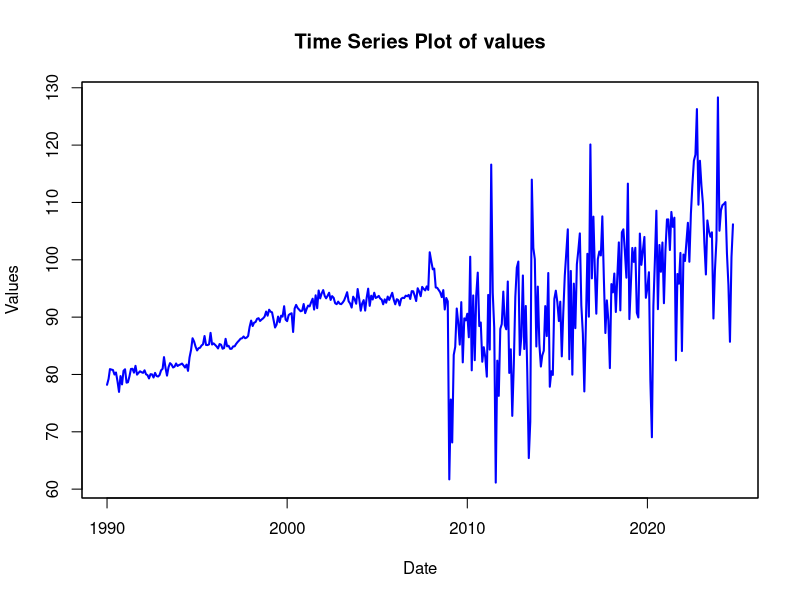
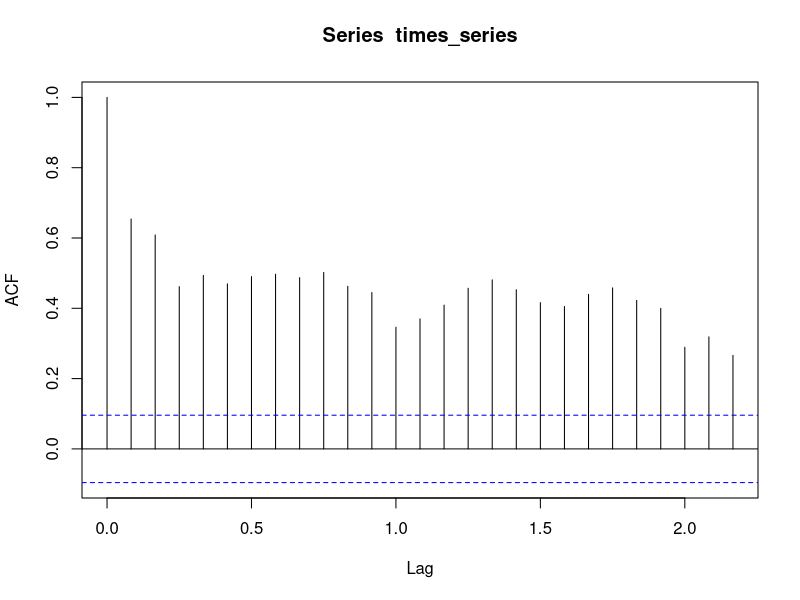
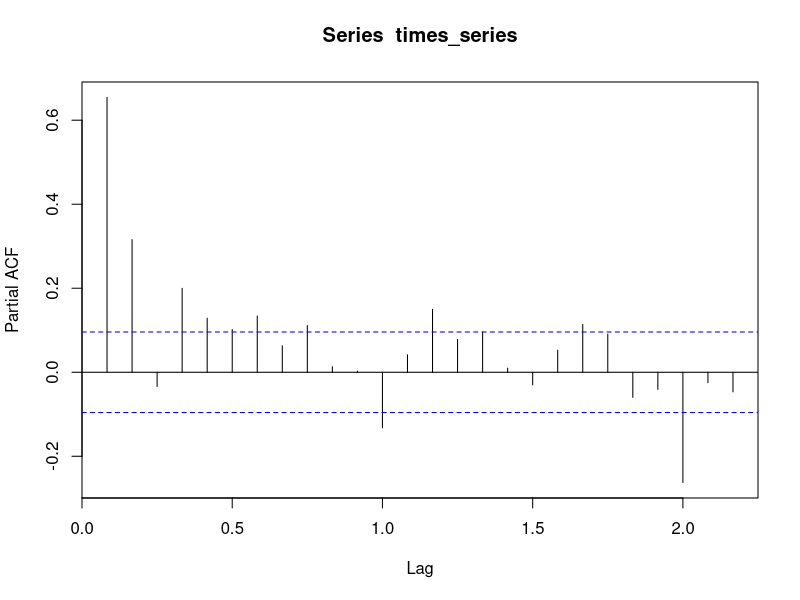
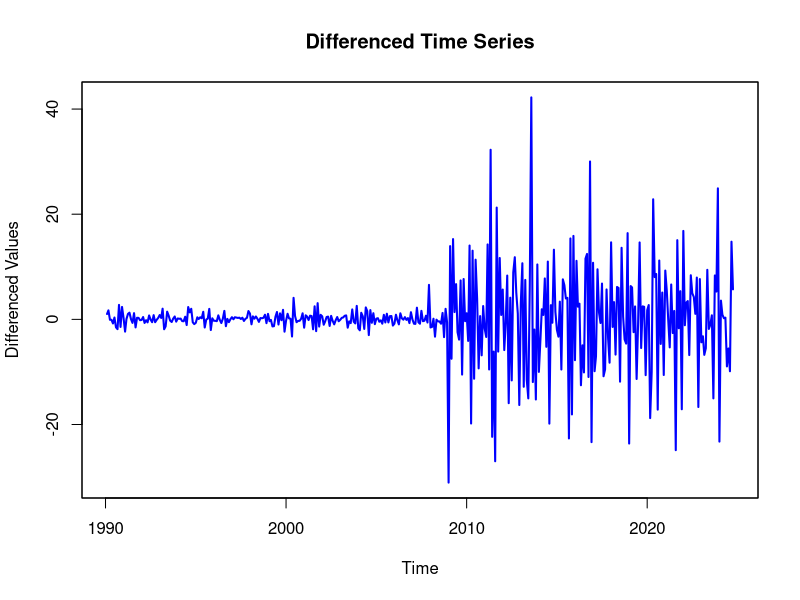
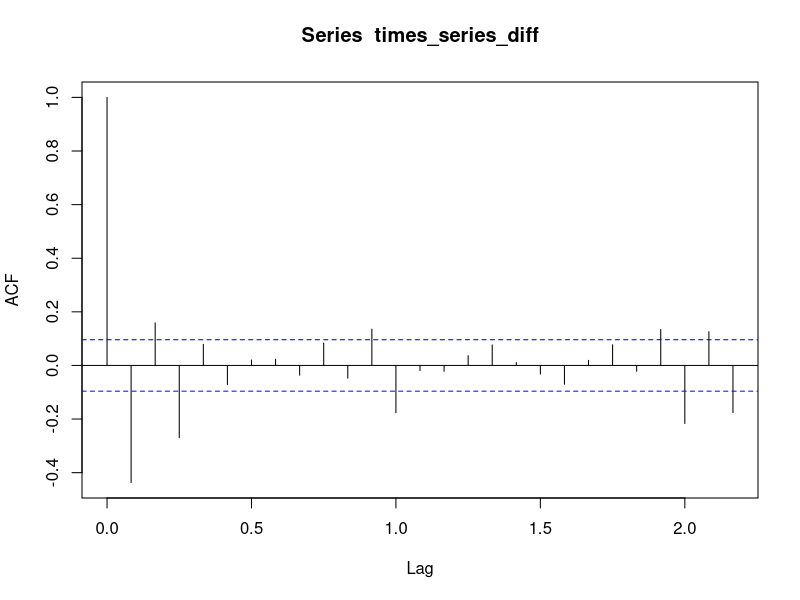
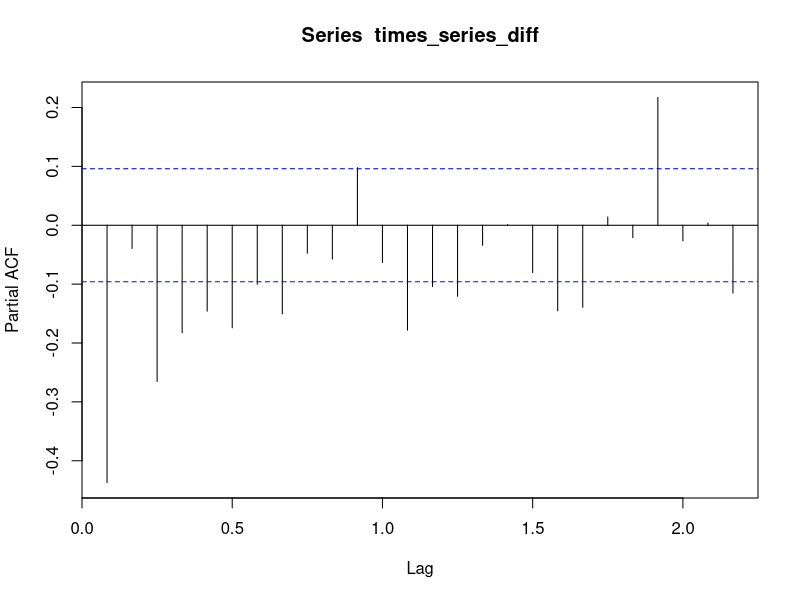

Recreate these plots in R, in order.
## ---- chunk 1
library(zoo)
library(tseries)
library(urca)

## ---- chunk 2
df <- read.csv("valeurs_mensuelles.csv", sep = ";", skip=7)
df <- df[, 1:2]
colnames(df) <- c("DATE", "VALUES")
## ---- chunk 3
df$DATE <- as.Date(paste(df$DATE, "-01", sep=""), format="%Y-%m-%d")
time_series_zoo <- zoo(df$VALUES, order.by = df$DATE)
head(time_series_zoo)
## ---- chunk 4
plot(time_series_zoo, type = "l", col = "blue", lwd = 2, 
     xlab = "Date", ylab = "Values", 
     main = "Time Series Plot of values")
## ---- chunk 5
times_series=ts(time_series_zoo, frequency = 12)
acf(times_series)
pacf(times_series)
## ---- chunk 6
time_series_zoo_diff <- diff(time_series_zoo)
plot(time_series_zoo_diff, type = "l", col = "blue", lwd = 2, 
     xlab = "Time", ylab = "Differenced Values", 
     main = "Differenced Time Series")
## ---- chunk 7
adf_test_result <- adf.test(time_series_zoo_diff, alternative = "stationary")
adf_test_result
## ---- chunk 8
times_series_diff=ts(time_series_zoo_diff, frequency = 12)
## ---- chunk 9
acf(times_series_diff)
pacf(times_series_diff)
